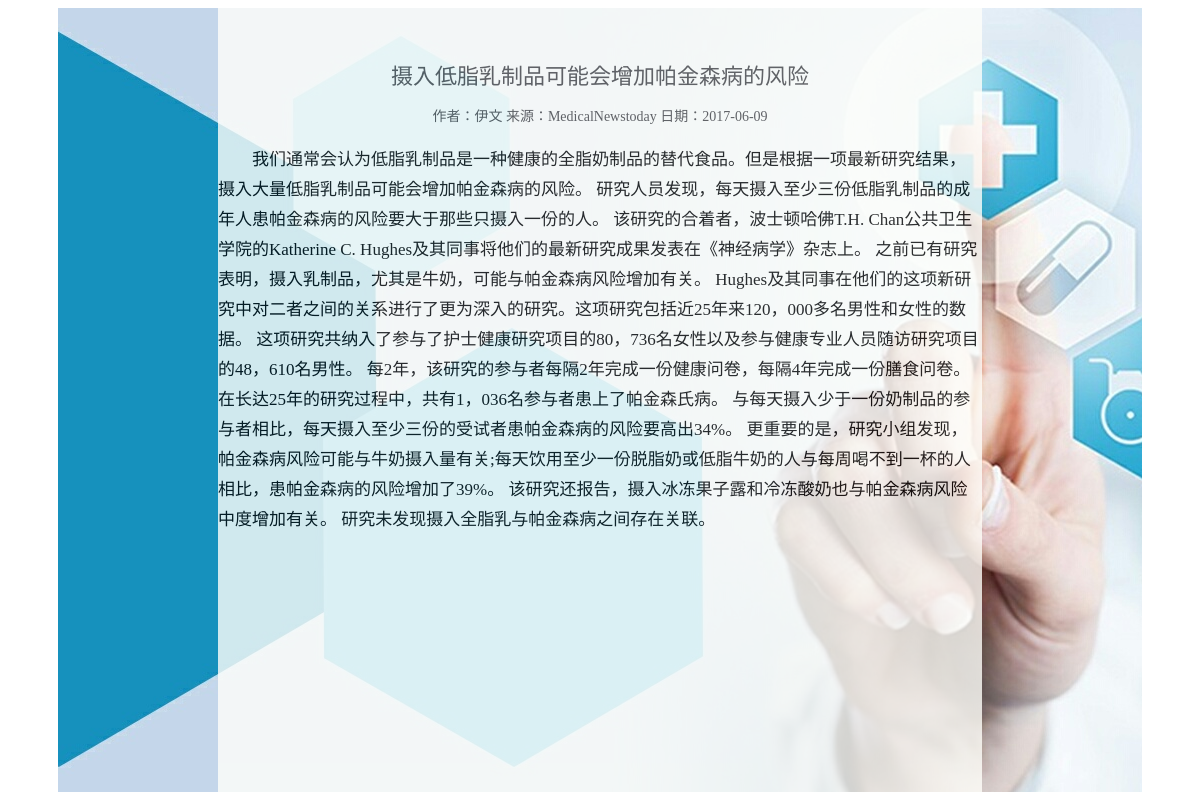
The app's page /User/user/php/article.php?id=2 with its own data.
### tables this page shows
CREATE TABLE IF NOT EXISTS `article` (
  `id` int(11) NOT NULL AUTO_INCREMENT COMMENT '文章编号',
  `title` char(100) NOT NULL COMMENT '文章标题',
  `author` char(50) NOT NULL DEFAULT '未知' COMMENT '文章作者',
  `description` varchar(255) NOT NULL COMMENT '文章简介',
  `content` text NOT NULL COMMENT '文章内容',
  `dateline` int(11) NOT NULL DEFAULT '0' COMMENT '发布时间',
  PRIMARY KEY (`id`),
  UNIQUE KEY `id` (`id`)
);

### User/user/php/article.php (the view, shortened to what this page needs)
<html>
<head>
<link rel="stylesheet" href="../css/article.css">
</head>
<body>
<div class="bg">
<div class="showNews">
<?php
$id = isset($_GET['id'])? $_GET['id'] : 0;
$sql ="select * from article where id='".$id."'";
$paper=mysql_query($sql);
while($rs=mysql_fetch_array($paper)){
	?>
	<span class="Title">
	<?php
	echo $rs['title'];
	echo "<br/>";
	?>
	</span>
	<span class="Author">
	<?php
	echo $rs['author'];
	echo "<br/>";
	?>
	</span>
	<span class="Content">
	<?php
    echo $rs['content'];
	?>
	</span>
	<?php
}
?>
</div>
</div>
</body>
</html>

### User/user/css/article.css (style rules this page uses)
.bg { height:100%; margin-right:50px; margin-left:50px; background:url("../images/bg2.jpg"); }
.showNews { height:100%; margin-left:160px; margin-right:160px; background:#fffffb; opacity:0.8; }
.Title { display:block; font-size:22px; font-weight:540; color:#464547; text-align:center; padding-top:50px; font-family:微软雅黑; }
.Author { display:block; font-size:14px; color:#464547; text-align:center; padding-top:15px; }
.Content { display:block; font-size:17px; padding-top:20px; line-height:30px; text-indent:2em }

### records on screen
article: title "摄入低脂乳制品可能会增加帕金森病的风险", author "作者：伊文 来源：MedicalNewstoday 日期：2017-06-09", content "我们通常会认为低脂乳制品是一种健康的全脂奶制品的替代食品。但是根据一项最新研究结果，摄入大量低脂乳制品可能会增加帕金森病的风险。 研究人员发现，每天摄入至少三份低脂乳制品的成年人患帕金森病的风险要大于那些只摄入一份的人。 该研究的合着者，波士顿哈佛T.H. Chan公共卫生学院的Katherine C. Hughes及其同事将他们的最新研究成果发表在《神经病学》杂志上。 之前已有研究表明，摄入乳制品，尤其是牛奶，可能与帕金森病风险增加有关。 Hughes及其同事在他们的这项新研究中对二者之间的关系进行了更为深入的研究。这项研究包括近25年来120，000多名男性和女性的数据。 这项研究共纳入了参与了护士健康研究项目的80，736名女性以及参与健康专业人员随访研究项目的48，610名男性。 每2年，该研究的参与者每隔2年完成一份健康问卷，每隔4年完成一份膳食问卷。 在长达25年的研究过程中，共有1，036名参与者患上了帕金森氏病。 与每天摄入少于一份奶制品的参与者相比，每天摄入至少三份的受试者患帕金森病的风险要高出34%。 更重要的是，研究小组发现，帕金森病风险可能与牛奶摄入量有关;每天饮用至少一份脱脂奶或低脂牛奶的人与每周喝不到一杯的人相比，患帕金森病的风险增加了39%。 该研究还报告，摄入冰冻果子露和冷冻酸奶也与帕金森病风险中度增加有关。 研究未发现摄入全脂乳与帕金森病之间存在关联。"
